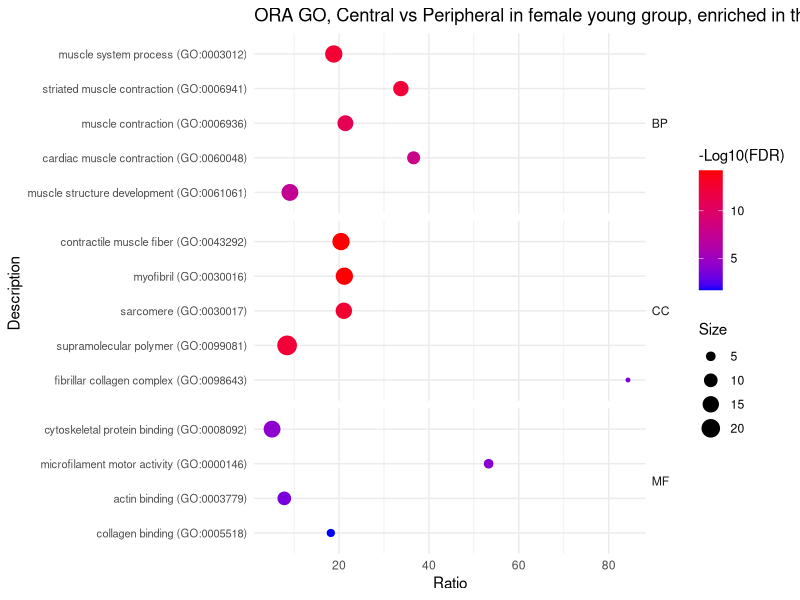
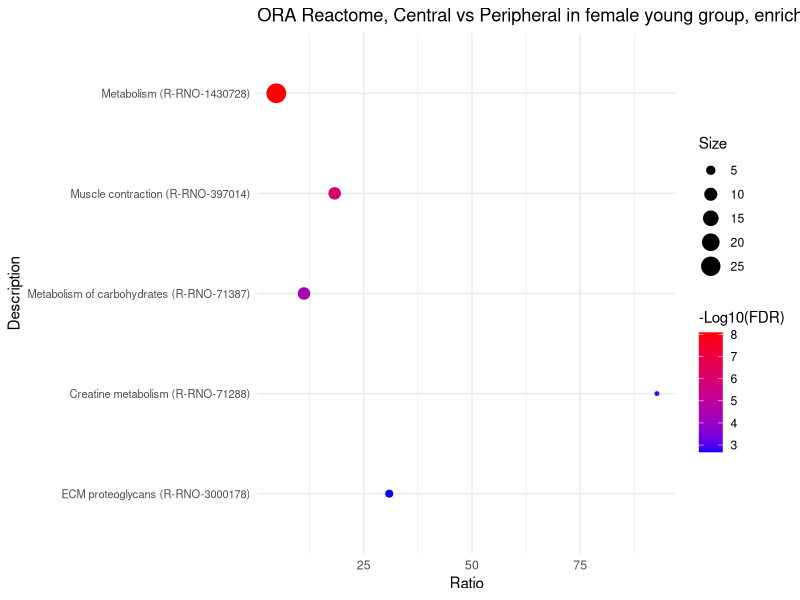
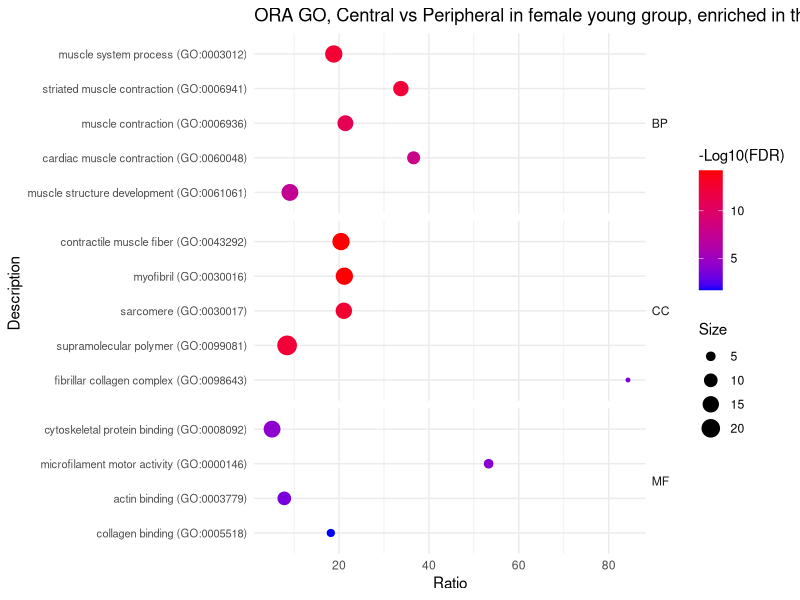
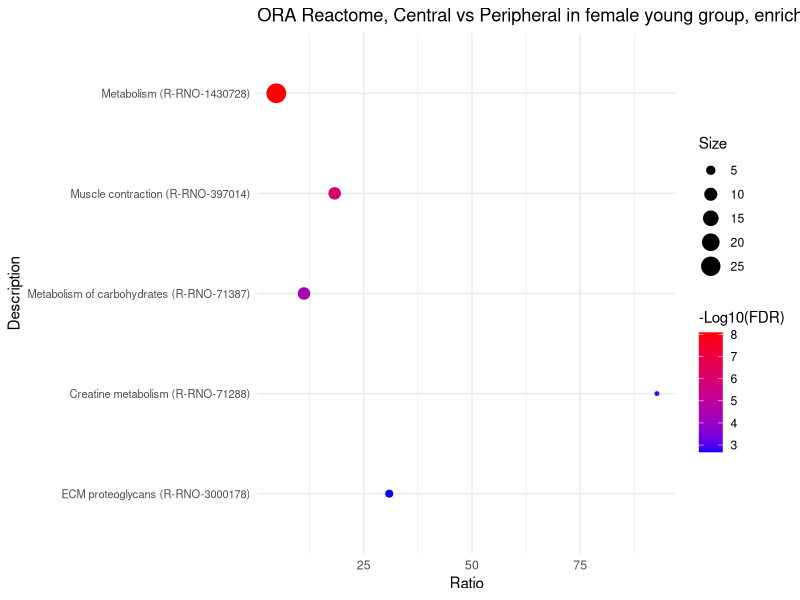

These charts were generated, in order, by the following R code:
# =============================================================================
# Script 7 (ORA region vs region): ORA dot plots, Central vs Peripheral,
#   female young (peripubertal) rats (multiple-factor model)
# =============================================================================
#
# Purpose:
#   Plot selected over-representation analysis (ORA) results for the proteins
#   higher in the central region than in the peripheral region within female
#   young rats. This script only draws figures; the ORA was run in PANTHER
#   (Overrepresentation Test, Fisher's exact test, FDR correction; reference
#   list: all Rattus norvegicus genes).
#
# ORA input (not stored in this folder):
#   77 UniProt IDs = Script_6 region DEPs (Central - Peripheral, female young:
#   FDR < 0.05, estimate > 0 and |log2 FC| > log2(1.5)), i.e. higher in
#   Central. They were submitted to PANTHER; the complete PANTHER output is
#   not kept here, only the selected terms below.
#
# Input (in this folder):
#   - Central_vs_Peripheral_Female_Young_ORA_selected.xlsx
#       Selected significant terms; sheets used: "GO" (BP / CC / MF terms with
#       a GO column for faceting) and "Reactome". Columns: Description,
#       REFLIST, Size, Expect, over/under, Ratio (fold enrichment), P value,
#       FDR, Log10(FDR).
#       Note: the "Log10(FDR)" column contains -log10(FDR) (positive; larger =
#       more significant); the legends are labelled "-Log10(FDR)".
#
# Outputs (written to this folder):
#   - Central vs Peripheral in female young group summary ORA.pdf
#       2 pages: GO dot plot (faceted by BP / CC / MF), Reactome dot plot.
#   - ORA plot.RData
#       Workspace with the plot objects p1, p2.
#
# Plot layout: x = Ratio (fold enrichment), y = term, point color =
#   -log10(FDR), point size = Size (input proteins in the term). Terms are
#   sorted by -log10(FDR), so the most significant one is at the top.
#
# Run in RStudio: setwd() below requires an interactive RStudio session.
# =============================================================================

# Set the working directory to this script's folder (RStudio only).
setwd(dirname(rstudioapi::getSourceEditorContext()$path))

# Load required packages.
# readxl: read_excel(); dplyr: arrange() / group_by() / mutate();
# ggplot2: dot plots.
library(readxl)
library(dplyr)
library(ggplot2)

## ORA example ----------------------------------------------------------------
# GO terms enriched in proteins higher in central than peripheral, female young (n = 77 input proteins).

up <- read_excel("Central_vs_Peripheral_Female_Young_ORA_selected.xlsx", sheet = "GO")

up <- up %>%
  group_by(GO) %>%
  arrange(`Log10(FDR)`, .by_group = TRUE) %>%
  ungroup() %>%
  mutate(Description = factor(Description, levels = unique(Description)))

# Create the plot
p1 <- ggplot(up, aes(x = Ratio, y = Description, color = `Log10(FDR)`, size = Size)) +
  geom_point() + 
  scale_colour_gradient(low = "blue", high = "red",
                        space = "Lab", na.value = "grey50", guide = "colourbar",
                        aesthetics = "colour") +
  ggtitle("ORA GO, Central vs Peripheral in female young group, enriched in the central group") +
  # Facet by GO category (BP / CC / MF) to create separate clusters
  facet_grid(GO ~ ., scales = "free_y", space = "free_y") +
  labs(colour = "-Log10(FDR)") + # Legend title (column holds -log10(FDR))
  theme_minimal() +
  theme(axis.text.y = element_text(size = 8), # Adjust text size for readability
        strip.text.y = element_text(angle = 0, hjust = 0)) # Keep facet labels horizontal

print(p1)


## reactome -------
## up in central -------

up <- read_excel("Central_vs_Peripheral_Female_Young_ORA_selected.xlsx", sheet = "Reactome")

# Sort terms by increasing -log10(FDR); ggplot draws the last factor level at
# the top, so the most significant term appears at the top of the plot.
up <- up %>%
  arrange((abs(`Log10(FDR)`))) %>%
  mutate(Description = factor(Description, levels = unique(Description)))

# Create the plot
p2 <- ggplot(up, aes(x = Ratio, y = Description, color = `Log10(FDR)`, size = Size)) +
  geom_point() +
  scale_colour_gradient(low = "blue", high = "red",
                        space = "Lab", na.value = "grey50", guide = "colourbar",
                        aesthetics = "colour") +
  ggtitle("ORA Reactome, Central vs Peripheral in female young group, enriched in the central group") +
  labs(colour = "-Log10(FDR)") + # Legend title (column holds -log10(FDR))
  theme_minimal() +
  theme(axis.text.y = element_text(size = 8)) # Adjust text size for readability

# Print the plot
print(p2)


pdf("Central vs Peripheral in female young group summary ORA.pdf", width = 11, height = 8.5)
print(p1)
print(p2)
dev.off()


# Save the current workspace (plot objects p1, p2).
save.image("ORA plot.RData")
